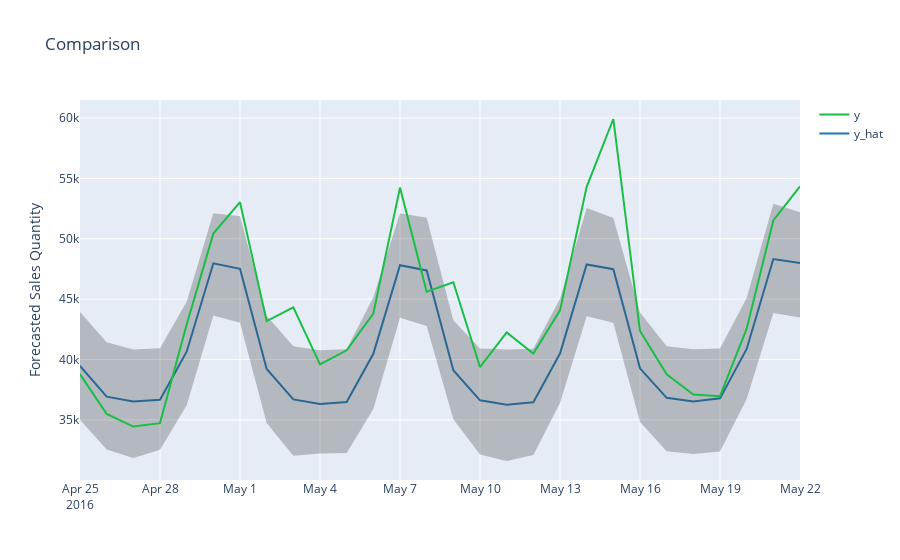

The code cell stored with this chart in its notebook:
### Code cell
plot_forecast(x, y_hat, y_hat_lower, y_hat_upper,y)
